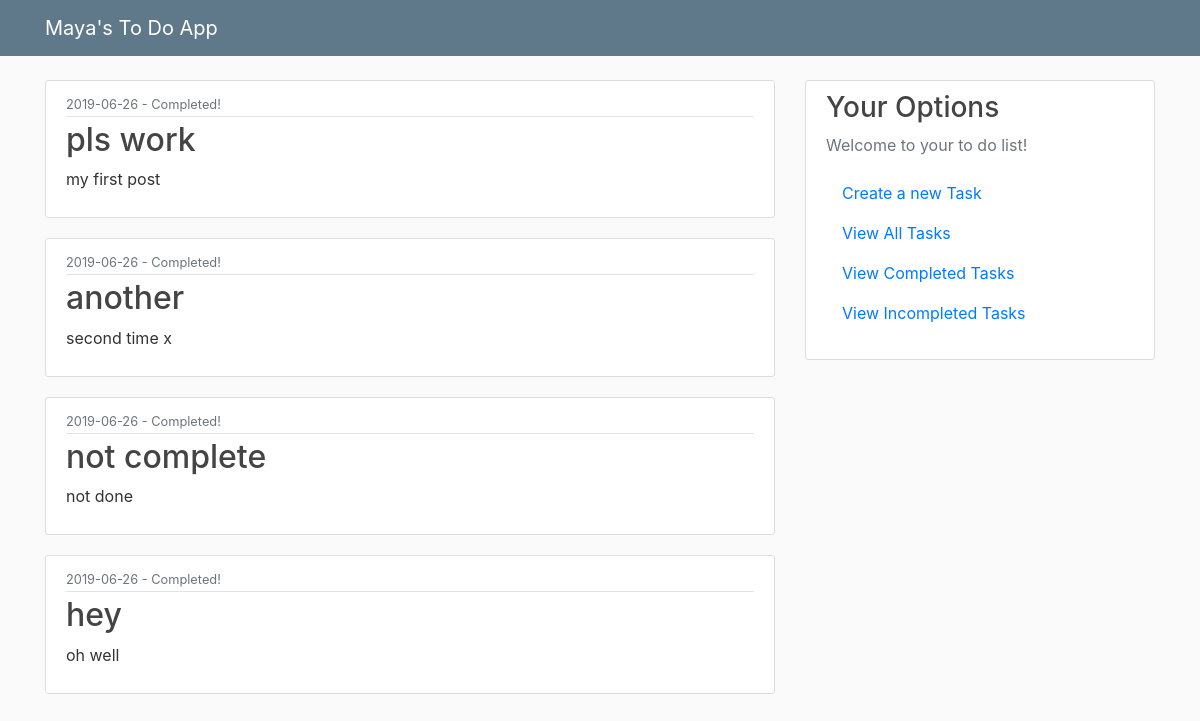
The page /view_completed/1 on the database as committed earlier.
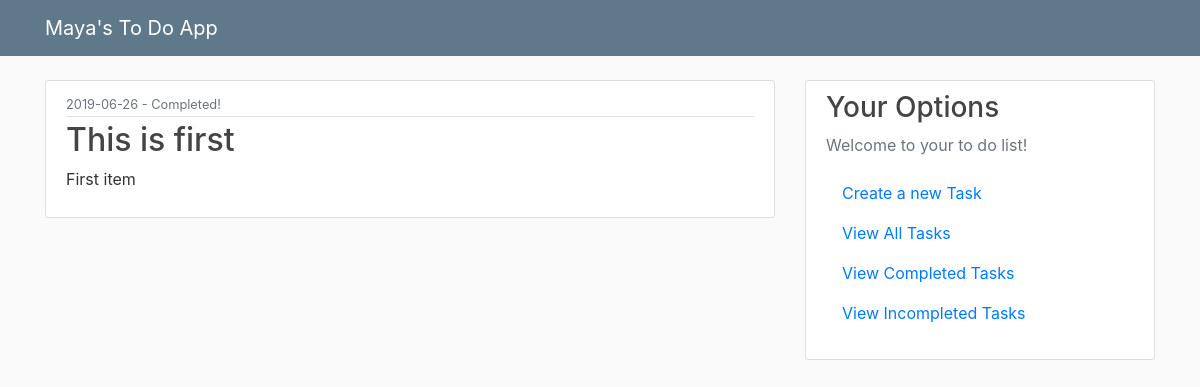
The same page on the database as committed later.
### app.py (models this page shows, shortened)
class Items(db.Model):
    id = db.Column(db.Integer, primary_key=True)
    title = db.Column(db.String(20), unique=False, nullable=False)
    content = db.Column(db.String(120), unique=True, nullable=False)
    date_posted = db.Column(db.DateTime, nullable=False, default=datetime.utcnow)
    complete = db.Column(db.Boolean, unique=False)

### app.py (the view)
@app.route("/view_completed/<id>")
def view_completed(id):
    if int(id)>0:
        post = Items.query.filter_by(id=int(id)).first() #gets specific id of button that was pressed
        post.complete = True #marks it as complete
        db.session.commit()
    else:
        pass
    posts = Items.query.filter_by(complete=True)
    return render_template('view_completed.html', posts=posts)

### templates/view_completed.html
{% extends "layout.html" %}
{% block content %}
    {% for post in posts %}
        <article class="media content-section">
          <div class="media-body">
            <div class="article-metadata">
              <small class="text-muted">{{ post.date_posted.strftime('%Y-%m-%d') }} - Completed! </small>
            </div>
            <h2><a class="article-title" href="#">{{ post.title }}</a></h2>
            <p class="article-content">{{ post.content }}</p>
          </div>
        </article>
    {% endfor %}
{% endblock content %}

### templates/layout.html (shortened to what this page needs)
<!DOCTYPE html>
<html>
<head>
    <link rel="stylesheet" href="https://maxcdn.bootstrapcdn.com/bootstrap/4.0.0/css/bootstrap.min.css">
    <link rel="stylesheet" type="text/css" href="{{ url_for('static', filename='main.css') }}">
</head>
<body>
    <header class="site-header">
      <nav class="navbar navbar-expand-md navbar-dark bg-steel fixed-top">
        <div class="container">
          <a class="navbar-brand mr-4" href="/">Maya's To Do App </a>
        </div>
      </nav>
    </header>
    <main role="main" class="container">
      <div class="row">
        <div class="col-md-8">
          {% block content %}{% endblock %}
        </div>
        <div class="col-md-4">
          <div class="content-section">
            <h3>Your Options</h3>
            <p class='text-muted'>Welcome to your to do list!
              <ul class="list-group">
                <a class="nav-item nav-link" href="/create">Create a new Task</a>
                <a class="nav-item nav-link" href="/view_all">View All Tasks</a>
                <a class="nav-item nav-link" href="{{ url_for('view_completed',id=0) }}">View Completed Tasks</a>
                <a class="nav-item nav-link" href="{{ url_for('view_incomplete') }}">View Incompleted Tasks</a>
              </ul>
            </p>
          </div>
        </div>
      </div>
    </main>
</body>
</html>

### static/main.css (style rules this page uses)
body { background: #fafafa; color: #333333; margin-top: 5rem; }
h1, h2, h3, h4, h5, h6 { color: #444444; }
.bg-steel { background-color: #5f788a; }
.content-section { background: #ffffff; padding: 10px 20px; border: 1px solid #dddddd; border-radius: 3px; margin-bottom: 20px; }
.article-title { color: #444444; }
.article-content { white-space: pre-line; }
.article-metadata { padding-bottom: 1px; margin-bottom: 4px; border-bottom: 1px solid #e3e3e3 }

Rows that differ between the two databases and show on the page:
removed Items: date_posted "2019-06-26", title "another", content "second time x"
removed Items: date_posted "2019-06-26", title "not complete", content "not done"
removed Items: date_posted "2019-06-26", title "hey", content "oh well"
changed Items: title "pls work" → "This is first"; content "my first post" → "First item"
